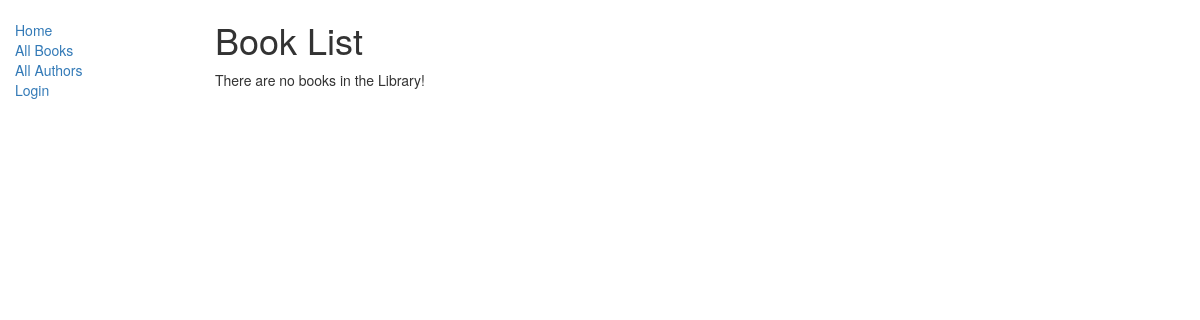
Page /catalog/books/ on the earlier database version.
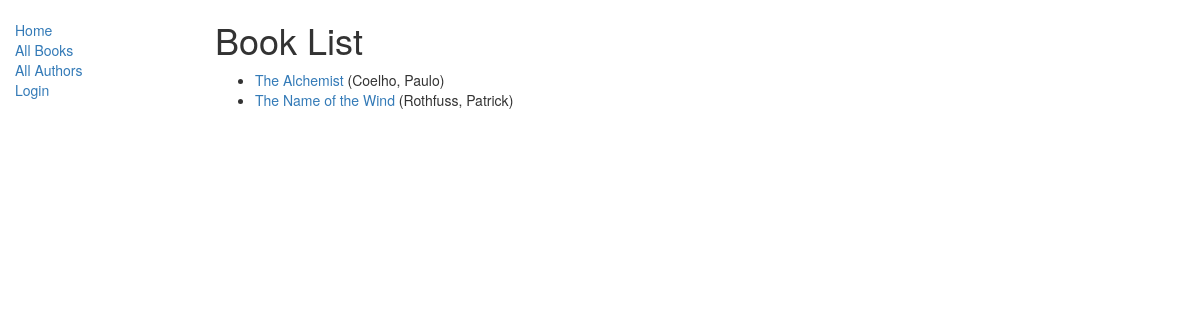
Same page on the later database version.
### catalog/models.py (models this page shows, shortened)
class Book(models.Model):
	title = models.CharField(max_length=200)
	author = models.ForeignKey('Author', on_delete=models.SET_NULL, null=True)
	summary = models.TextField(max_length=1000, help_text='Enter a brief descrption of the book')
	isbn = models.CharField('ISBN', max_length=13, help_text='13 Character ISBN Number')
	genre = models.ManyToManyField(Genre, help_text='Select a genre for this book')
	language = models.ForeignKey(Language, on_delete=models.SET_NULL, null=True)
	def get_absolute_url(self):
		return reverse('catalog:book-detail', kwargs={'pk':self.pk})
	def display_genre(self):
		return ', '.join([genre.name for genre in self.genre.all()[:3]])
	display_genre.short_description = 'Genre'

class Author(models.Model):
	first_name = models.CharField(max_length=100)
	last_name = models.CharField(max_length=100)
	date_of_birth = models.DateField(null=True, blank=True)
	date_of_death = models.DateField('Died', null=True, blank=True)
	class Meta:
		ordering = ['last_name', 'first_name']
	def __str__(self):
		return '{0}, {1}'.format(self.last_name,self.first_name)

### catalog/views.py (the view)
class BookListView(ListView):
	model = Book
	paginate_by = 5

### catalog/templates/catalog/book_list.html
{% extends "base_generic.html" %}
{% block content %}
	<h1>Book List</h1>
	{% if book_list %}
	<ul>
 	{% for book in book_list %}
 		<li>
 			<a href="{{ book.get_absolute_url }}">{{ book.title }}</a> ({{ book.author }})
 		</li>
 	{% endfor %}
 	</ul>
	{% else %}
		<p>There are no books in the Library!</p>
	{% endif %}
{% endblock content %}

Differences in the rows shown:
added Book: title "The Alchemist", author "Coelho, Paulo"
added Book: title "The Name of the Wind", author "Rothfuss, Patrick"
Other differences:
text no longer shown: "There are no books in the Library!"
